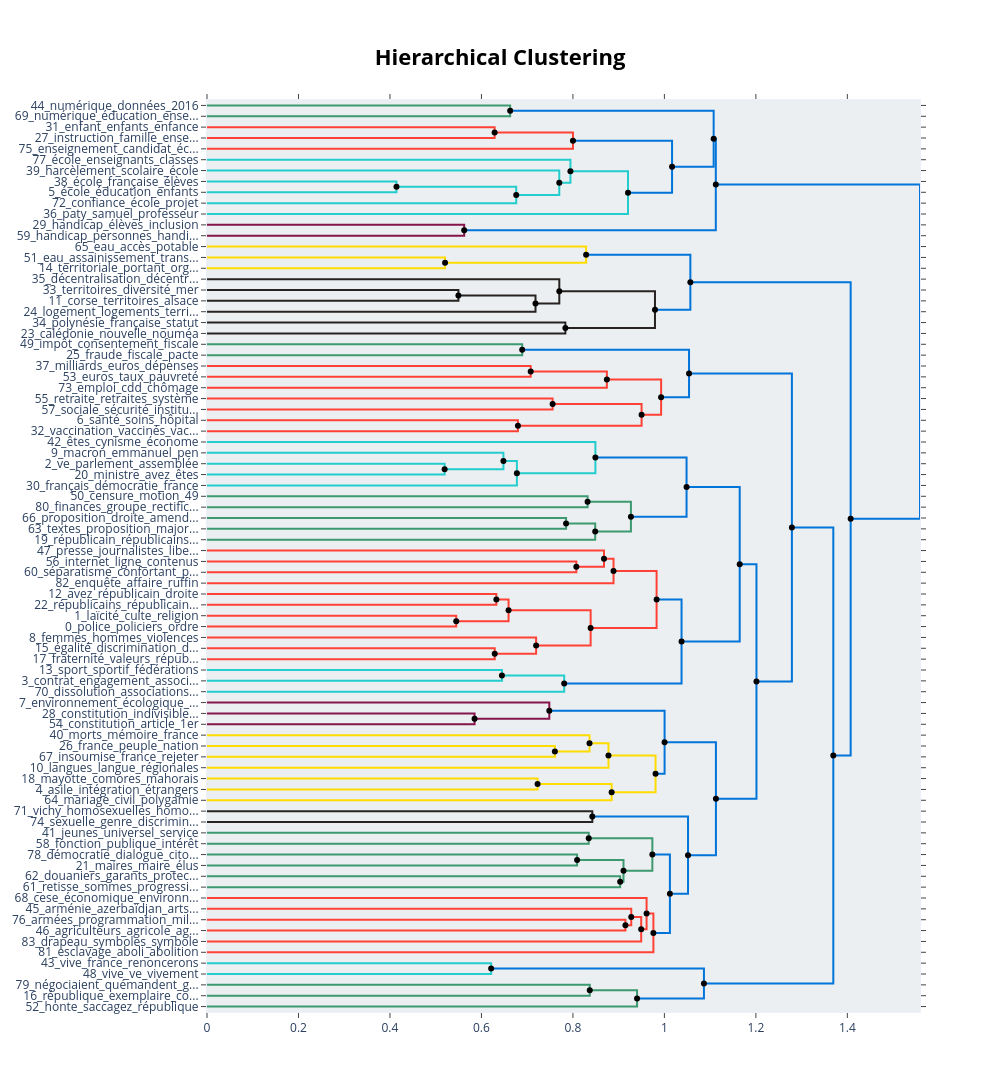

The code cell stored with this chart in its notebook:
### Code cell
fig_hierarchical = topic_model.visualize_hierarchy(
    hierarchical_topics=hierarchical_topics
)
fig_hierarchical

### Figure 1 — Plotly figure (JSON) as saved in the notebook; plotly's stock layout.template omitted (floating-point values rounded to 4 significant figures)
{"data": [{"hoverinfo": "text", "marker": {"color": "rgb(61,153,112)"}, "mode": "lines", "text": ["numérique_données_2016_personnelles_portabilité", "", "", "numérique_éducation_enseignement_code_école"], "type": "scatter", "x": [0.0, 0.6628, 0.6628, 0.0], "xaxis": "x", "y": [-5.0, -5.0, -15.0, -15.0], "yaxis": "y"}, {"hoverinfo": "text", "marker": {"color": "rgb(255,65,54)"}, "mode": "lines", "text": ["enfant_enfants_enfance_protection_parents", "", "", "instruction_famille_enseignement_enfant_parents"], "type": "scatter", "x": [0.0, 0.6288, 0.6288, 0.0], "xaxis": "x", "y": [-25.0, -25.0, -35.0, -35.0], "yaxis": "y"}, {"hoverinfo": "text", "marker": {"color": "rgb(255,65,54)"}, "mode": "lines", "text": ["enfant_famille_enfants_instruction_parents", "", "", "enseignement_candidat_école_éducation_choisir"], "type": "scatter", "x": [0.6288, 0.8001, 0.8001, 0.0], "xaxis": "x", "y": [-30.0, -30.0, -45.0, -45.0], "yaxis": "y"}, {"hoverinfo": "text", "marker": {"color": "rgb(35,205,205)"}, "mode": "lines", "text": ["école_française_élèves_enseignement_france", "", "", "école_éducation_enfants_élèves_scolaire"], "type": "scatter", "x": [0.0, 0.4143, 0.4143, 0.0], "xaxis": "x", "y": [-75.0, -75.0, -85.0, -85.0], "yaxis": "y"}, {"hoverinfo": "text", "marker": {"color": "rgb(35,205,205)"}, "mode": "lines", "text": ["école_éducation_élèves_enfants_scolaire", "", "", "confiance_école_projet_promesse_élèves"], "type": "scatter", "x": [0.4143, 0.6761, 0.6761, 0.0], "xaxis": "x", "y": [-80.0, -80.0, -95.0, -95.0], "yaxis": "y"}, {"hoverinfo": "text", "marker": {"color": "rgb(35,205,205)"}, "mode": "lines", "text": ["harcèlement_scolaire_école_établissements_enseignants", "", "", "école_éducation_élèves_enfants_scolaire"], "type": "scatter", "x": [0.0, 0.7702, 0.7702, 0.6761], "xaxis": "x", "y": [-65.0, -65.0, -87.5, -87.5], "yaxis": "y"}, {"hoverinfo": "text", "marker": {"color": "rgb(35,205,205)"}, "mode": "lines", "text": ["école_enseignants_classes_éducation_marseille", "", "", "école_éducation_scolaire_élèves_enfants"], "type": "scatter", "x": [0.0, 0.7946, 0.7946, 0.7702], "xaxis": "x", "y": [-55.0, -55.0, -76.25, -76.25], "yaxis": "y"}, {"hoverinfo": "text", "marker": {"color": "rgb(35,205,205)"}, "mode": "lines", "text": ["école_éducation_scolaire_élèves_enfants", "", "", "paty_samuel_professeur_hommage_assassinat"], "type": "scatter", "x": [0.7946, 0.9204, 0.9204, 0.0], "xaxis": "x", "y": [-65.62, -65.62, -105.0, -105.0], "yaxis": "y"}, {"hoverinfo": "text", "marker": {"color": "rgb(0,116,217)"}, "mode": "lines", "text": ["enfant_enfants_famille_instruction_parents", "", "", "école_éducation_élèves_scolaire_enseignants"], "type": "scatter", "x": [0.8001, 1.017, 1.017, 0.9204], "xaxis": "x", "y": [-37.5, -37.5, -85.31, -85.31], "yaxis": "y"}, {"hoverinfo": "text", "marker": {"color": "rgb(0,116,217)"}, "mode": "lines", "text": ["numérique_données_2016_loi_personnelles", "", "", "école_enfants_éducation_scolaire_enseignement"], "type": "scatter", "x": [0.6628, 1.108, 1.108, 1.017], "xaxis": "x", "y": [-10.0, -10.0, -61.41, -61.41], "yaxis": "y"}, {"hoverinfo": "text", "marker": {"color": "rgb(133,20,75)"}, "mode": "lines", "text": ["handicap_élèves_inclusion_école_situation", "", "", "handicap_personnes_handicapées_situation_accessibilité"], "type": "scatter", "x": [0.0, 0.5623, 0.5623, 0.0], "xaxis": "x", "y": [-115.0, -115.0, -125.0, -125.0], "yaxis": "y"}, {"hoverinfo": "text", "marker": {"color": "rgb(0,116,217)"}, "mode": "lines", "text": ["école_enfants_éducation_enseignement_scolaire", "", "", "handicap_élèves_situation_inclusion_école"], "type": "scatter", "x": [1.108, 1.112, 1.112, 0.5623], "xaxis": "x", "y": [-35.7, -35.7, -120.0, -120.0], "yaxis": "y"}, {"hoverinfo": "text", "marker": {"color": "rgb(255,220,0)"}, "mode": "lines", "text": ["eau_assainissement_transfert_compétences_communautés", "", "", "territoriale_portant_organisation_nouvelle_loi"], "type": "scatter", "x": [0.0, 0.5205, 0.5205, 0.0], "xaxis": "x", "y": [-145.0, -145.0, -155.0, -155.0], "yaxis": "y"}, {"hoverinfo": "text", "marker": {"color": "rgb(255,220,0)"}, "mode": "lines", "text": ["eau_accès_potable_guadeloupe_ressource", "", "", "territoriale_portant_organisation_nouvelle_loi"], "type": "scatter", "x": [0.0, 0.8289, 0.8289, 0.5205], "xaxis": "x", "y": [-135.0, -135.0, -150.0, -150.0], "yaxis": "y"}, {"hoverinfo": "text", "marker": {"color": "rgb(40,35,35)"}, "mode": "lines", "text": ["territoires_diversité_mer_spécificités_différenciation", "", "", "corse_territoires_alsace_mer_france"], "type": "scatter", "x": [0.0, 0.5497, 0.5497, 0.0], "xaxis": "x", "y": [-175.0, -175.0, -185.0, -185.0], "yaxis": "y"}, {"hoverinfo": "text", "marker": {"color": "rgb(40,35,35)"}, "mode": "lines", "text": ["territoires_corse_mer_différenciation_territoire", "", "", "logement_logements_territoires_quartiers_sru"], "type": "scatter", "x": [0.5497, 0.7182, 0.7182, 0.0], "xaxis": "x", "y": [-180.0, -180.0, -195.0, -195.0], "yaxis": "y"}, {"hoverinfo": "text", "marker": {"color": "rgb(40,35,35)"}, "mode": "lines", "text": ["décentralisation_décentralisée_organisation_déconcentration_territoires", "", "", "territoires_logement_corse_mer_territoire"], "type": "scatter", "x": [0.0, 0.7703, 0.7703, 0.7182], "xaxis": "x", "y": [-165.0, -165.0, -187.5, -187.5], "yaxis": "y"}, {"hoverinfo": "text", "marker": {"color": "rgb(40,35,35)"}, "mode": "lines", "text": ["polynésie_française_statut_ordonnance_calédonie", "", "", "calédonie_nouvelle_nouméa_calédoniens_accord"], "type": "scatter", "x": [0.0, 0.7835, 0.7835, 0.0], "xaxis": "x", "y": [-205.0, -205.0, -215.0, -215.0], "yaxis": "y"}, {"hoverinfo": "text", "marker": {"color": "rgb(40,35,35)"}, "mode": "lines", "text": ["territoires_décentralisation_différenciation_logement_corse", "", "", "calédonie_polynésie_nouvelle_française_nouméa"], "type": "scatter", "x": [0.7703, 0.9794, 0.9794, 0.7835], "xaxis": "x", "y": [-176.2, -176.2, -210.0, -210.0], "yaxis": "y"}, {"hoverinfo": "text", "marker": {"color": "rgb(0,116,217)"}, "mode": "lines", "text": ["territoriale_portant_organisation_eau_nouvelle", "", "", "calédonie_territoires_nouvelle_polynésie_territoire"], "type": "scatter", "x": [0.8289, 1.057, 1.057, 0.9794], "xaxis": "x", "y": [-142.5, -142.5, -193.1, -193.1], "yaxis": "y"}, {"hoverinfo": "text", "marker": {"color": "rgb(61,153,112)"}, "mode": "lines", "text": ["impôt_consentement_fiscale_fiscalité_contribution", "", "", "fraude_fiscale_pacte_évasion_contre"], "type": "scatter", "x": [0.0, 0.6891, 0.6891, 0.0], "xaxis": "x", "y": [-225.0, -225.0, -235.0, -235.0], "yaxis": "y"}, {"hoverinfo": "text", "marker": {"color": "rgb(255,65,54)"}, "mode": "lines", "text": ["milliards_euros_dépenses_budget_dette", "", "", "euros_taux_pauvreté_50_chômage"], "type": "scatter", "x": [0.0, 0.7077, 0.7077, 0.0], "xaxis": "x", "y": [-245.0, -245.0, -255.0, -255.0], "yaxis": "y"}, {"hoverinfo": "text", "marker": {"color": "rgb(255,65,54)"}, "mode": "lines", "text": ["milliards_euros_dépenses_budget_baisse", "", "", "emploi_cdd_chômage_durée_embaucher"], "type": "scatter", "x": [0.7077, 0.8742, 0.8742, 0.0], "xaxis": "x", "y": [-250.0, -250.0, -265.0, -265.0], "yaxis": "y"}, {"hoverinfo": "text", "marker": {"color": "rgb(255,65,54)"}, "mode": "lines", "text": ["retraite_retraites_système_retraités_pension", "", "", "sociale_sécurité_institution_emblématique_risques"], "type": "scatter", "x": [0.0, 0.7556, 0.7556, 0.0], "xaxis": "x", "y": [-275.0, -275.0, -285.0, -285.0], "yaxis": "y"}, {"hoverinfo": "text", "marker": {"color": "rgb(255,65,54)"}, "mode": "lines", "text": ["santé_soins_hôpital_sanitaire_médecins", "", "", "vaccination_vaccinés_vaccinale_soignants_passe"], "type": "scatter", "x": [0.0, 0.6798, 0.6798, 0.0], "xaxis": "x", "y": [-295.0, -295.0, -305.0, -305.0], "yaxis": "y"}, {"hoverinfo": "text", "marker": {"color": "rgb(255,65,54)"}, "mode": "lines", "text": ["sociale_sécurité_retraite_retraites_institution", "", "", "santé_soins_sanitaire_vaccination_hôpital"], "type": "scatter", "x": [0.7556, 0.9501, 0.9501, 0.6798], "xaxis": "x", "y": [-280.0, -280.0, -300.0, -300.0], "yaxis": "y"}, {"hoverinfo": "text", "marker": {"color": "rgb(255,65,54)"}, "mode": "lines", "text": ["euros_milliards_dépenses_budget_baisse", "", "", "santé_soins_sanitaire_sociale_vaccination"], "type": "scatter", "x": [0.8742, 0.9928, 0.9928, 0.9501], "xaxis": "x", "y": [-257.5, -257.5, -290.0, -290.0], "yaxis": "y"}, {"hoverinfo": "text", "marker": {"color": "rgb(0,116,217)"}, "mode": "lines", "text": ["fraude_impôt_fiscale_évasion_pacte", "", "", "santé_soins_sociale_sanitaire_euros"], "type": "scatter", "x": [0.6891, 1.054, 1.054, 0.9928], "xaxis": "x", "y": [-230.0, -230.0, -273.8, -273.8], "yaxis": "y"}, {"hoverinfo": "text", "marker": {"color": "rgb(35,205,205)"}, "mode": "lines", "text": ["ve_parlement_assemblée_démocratie_république", "", "", "ministre_avez_êtes_parlement_monsieur"], "type": "scatter", "x": [0.0, 0.5196, 0.5196, 0.0], "xaxis": "x", "y": [-335.0, -335.0, -345.0, -345.0], "yaxis": "y"}, {"hoverinfo": "text", "marker": {"color": "rgb(35,205,205)"}, "mode": "lines", "text": ["macron_emmanuel_pen_droite_ve", "", "", "ve_parlement_assemblée_démocratie_république"], "type": "scatter", "x": [0.0, 0.6481, 0.6481, 0.5196], "xaxis": "x", "y": [-325.0, -325.0, -340.0, -340.0], "yaxis": "y"}, {"hoverinfo": "text", "marker": {"color": "rgb(35,205,205)"}, "mode": "lines", "text": ["ve_parlement_assemblée_démocratie_république", "", "", "français_démocratie_france_débat_populisme"], "type": "scatter", "x": [0.6481, 0.6775, 0.6775, 0.0], "xaxis": "x", "y": [-332.5, -332.5, -355.0, -355.0], "yaxis": "y"}, {"hoverinfo": "text", "marker": {"color": "rgb(35,205,205)"}, "mode": "lines", "text": ["êtes_cynisme_économe_apparent_pays", "", "", "ve_parlement_assemblée_démocratie_république"], "type": "scatter", "x": [0.0, 0.8492, 0.8492, 0.6775], "xaxis": "x", "y": [-315.0, -315.0, -343.8, -343.8], "yaxis": "y"}, {"hoverinfo": "text", "marker": {"color": "rgb(61,153,112)"}, "mode": "lines", "text": ["censure_motion_49_motions_gouvernement", "", "", "finances_groupe_rectificative_projet_40"], "type": "scatter", "x": [0.0, 0.8321, 0.8321, 0.0], "xaxis": "x", "y": [-365.0, -365.0, -375.0, -375.0], "yaxis": "y"}, {"hoverinfo": "text", "marker": {"color": "rgb(61,153,112)"}, "mode": "lines", "text": ["proposition_droite_amendement_loi_vis", "", "", "textes_proposition_majorité_espère_pieux"], "type": "scatter", "x": [0.0, 0.7851, 0.7851, 0.0], "xaxis": "x", "y": [-385.0, -385.0, -395.0, -395.0], "yaxis": "y"}, {"hoverinfo": "text", "marker": {"color": "rgb(61,153,112)"}, "mode": "lines", "text": ["proposition_textes_républicains_majorité_texte", "", "", "républicain_républicains_arc_grâce_mettrais"], "type": "scatter", "x": [0.7851, 0.8488, 0.8488, 0.0], "xaxis": "x", "y": [-390.0, -390.0, -405.0, -405.0], "yaxis": "y"}, {"hoverinfo": "text", "marker": {"color": "rgb(61,153,112)"}, "mode": "lines", "text": ["censure_motion_finances_groupe_ve", "", "", "républicains_républicain_arc_républicaine_proposition"], "type": "scatter", "x": [0.8321, 0.9268, 0.9268, 0.8488], "xaxis": "x", "y": [-370.0, -370.0, -397.5, -397.5], "yaxis": "y"}, {"hoverinfo": "text", "marker": {"color": "rgb(0,116,217)"}, "mode": "lines", "text": ["ve_parlement_démocratie_assemblée_république", "", "", "censure_motion_républicains_républicain_arc"], "type": "scatter", "x": [0.8492, 1.048, 1.048, 0.9268], "xaxis": "x", "y": [-329.4, -329.4, -383.8, -383.8], "yaxis": "y"}, {"hoverinfo": "text", "marker": {"color": "rgb(255,65,54)"}, "mode": "lines", "text": ["internet_ligne_contenus_haine_numérique", "", "", "séparatisme_confortant_projet_loi_principes"], "type": "scatter", "x": [0.0, 0.8075, 0.8075, 0.0], "xaxis": "x", "y": [-425.0, -425.0, -435.0, -435.0], "yaxis": "y"}, {"hoverinfo": "text", "marker": {"color": "rgb(255,65,54)"}, "mode": "lines", "text": ["presse_journalistes_liberté_information_informer", "", "", "internet_séparatisme_contre_confortant_ligne"], "type": "scatter", "x": [0.0, 0.868, 0.868, 0.8075], "xaxis": "x", "y": [-415.0, -415.0, -430.0, -430.0], "yaxis": "y"}, {"hoverinfo": "text", "marker": {"color": "rgb(255,65,54)"}, "mode": "lines", "text": ["presse_journalistes_liberté_internet_loi", "", "", "enquête_affaire_ruffin_judiciaire_jugement"], "type": "scatter", "x": [0.868, 0.8888, 0.8888, 0.0], "xaxis": "x", "y": [-422.5, -422.5, -445.0, -445.0], "yaxis": "y"}, {"hoverinfo": "text", "marker": {"color": "rgb(255,65,54)"}, "mode": "lines", "text": ["avez_républicain_droite_extrême_républicains", "", "", "républicains_républicaine_reconquête_républicaines_principes"], "type": "scatter", "x": [0.0, 0.6326, 0.6326, 0.0], "xaxis": "x", "y": [-455.0, -455.0, -465.0, -465.0], "yaxis": "y"}, {"hoverinfo": "text", "marker": {"color": "rgb(255,65,54)"}, "mode": "lines", "text": ["laïcité_culte_religion_contre_1905", "", "", "police_policiers_ordre_forces_sécurité"], "type": "scatter", "x": [0.0, 0.5449, 0.5449, 0.0], "xaxis": "x", "y": [-475.0, -475.0, -485.0, -485.0], "yaxis": "y"}, {"hoverinfo": "text", "marker": {"color": "rgb(255,65,54)"}, "mode": "lines", "text": ["républicains_républicain_républicaine_avez_droite", "", "", "police_policiers_laïcité_ordre_contre"], "type": "scatter", "x": [0.6326, 0.6593, 0.6593, 0.5449], "xaxis": "x", "y": [-460.0, -460.0, -480.0, -480.0], "yaxis": "y"}, {"hoverinfo": "text", "marker": {"color": "rgb(255,65,54)"}, "mode": "lines", "text": ["égalité_discrimination_droits_républicaine_fraternité", "", "", "fraternité_valeurs_république_unité_nation"], "type": "scatter", "x": [0.0, 0.6291, 0.6291, 0.0], "xaxis": "x", "y": [-505.0, -505.0, -515.0, -515.0], "yaxis": "y"}, {"hoverinfo": "text", "marker": {"color": "rgb(255,65,54)"}, "mode": "lines", "text": ["femmes_hommes_violences_égalité_ivg", "", "", "égalité_fraternité_devise_discrimination_liberté"], "type": "scatter", "x": [0.0, 0.7195, 0.7195, 0.6291], "xaxis": "x", "y": [-495.0, -495.0, -510.0, -510.0], "yaxis": "y"}, {"hoverinfo": "text", "marker": {"color": "rgb(255,65,54)"}, "mode": "lines", "text": ["police_policiers_laïcité_ordre_contre", "", "", "femmes_égalité_hommes_droits_violences"], "type": "scatter", "x": [0.6593, 0.8388, 0.8388, 0.7195], "xaxis": "x", "y": [-470.0, -470.0, -502.5, -502.5], "yaxis": "y"}, {"hoverinfo": "text", "marker": {"color": "rgb(255,65,54)"}, "mode": "lines", "text": ["presse_journalistes_liberté_internet_loi", "", "", "police_policiers_laïcité_contre_ordre"], "type": "scatter", "x": [0.8888, 0.983, 0.983, 0.8388], "xaxis": "x", "y": [-433.8, -433.8, -486.2, -486.2], "yaxis": "y"}, {"hoverinfo": "text", "marker": {"color": "rgb(35,205,205)"}, "mode": "lines", "text": ["sport_sportif_fédérations_sportives_sportifs", "", "", "contrat_engagement_associations_républicain_association"], "type": "scatter", "x": [0.0, 0.6449, 0.6449, 0.0], "xaxis": "x", "y": [-525.0, -525.0, -535.0, -535.0], "yaxis": "y"}, {"hoverinfo": "text", "marker": {"color": "rgb(35,205,205)"}, "mode": "lines", "text": ["contrat_engagement_associations_sport_républicain", "", "", "dissolution_associations_atteinte_association_minimales"], "type": "scatter", "x": [0.6449, 0.781, 0.781, 0.0], "xaxis": "x", "y": [-530.0, -530.0, -545.0, -545.0], "yaxis": "y"}, {"hoverinfo": "text", "marker": {"color": "rgb(0,116,217)"}, "mode": "lines", "text": ["police_policiers_contre_laïcité_république", "", "", "contrat_engagement_associations_sport_républicain"], "type": "scatter", "x": [0.983, 1.038, 1.038, 0.781], "xaxis": "x", "y": [-460.0, -460.0, -537.5, -537.5], "yaxis": "y"}, {"hoverinfo": "text", "marker": {"color": "rgb(0,116,217)"}, "mode": "lines", "text": ["ve_parlement_assemblée_démocratie_république", "", "", "police_républicain_qu_contrat_associations"], "type": "scatter", "x": [1.048, 1.165, 1.165, 1.038], "xaxis": "x", "y": [-356.6, -356.6, -498.8, -498.8], "yaxis": "y"}, {"hoverinfo": "text", "marker": {"color": "rgb(133,20,75)"}, "mode": "lines", "text": ["constitution_indivisible_article_1er_laïque", "", "", "constitution_article_1er_constitutionnelle_prévaloir"], "type": "scatter", "x": [0.0, 0.585, 0.585, 0.0], "xaxis": "x", "y": [-565.0, -565.0, -575.0, -575.0], "yaxis": "y"}, {"hoverinfo": "text", "marker": {"color": "rgb(133,20,75)"}, "mode": "lines", "text": ["environnement_écologique_préservation_climatique_climat", "", "", "constitution_article_1er_indivisible_laïque"], "type": "scatter", "x": [0.0, 0.7484, 0.7484, 0.585], "xaxis": "x", "y": [-555.0, -555.0, -570.0, -570.0], "yaxis": "y"}, {"hoverinfo": "text", "marker": {"color": "rgb(255,220,0)"}, "mode": "lines", "text": ["france_peuple_nation_français_diversité", "", "", "insoumise_france_rejeter_peuple_nions"], "type": "scatter", "x": [0.0, 0.7606, 0.7606, 0.0], "xaxis": "x", "y": [-595.0, -595.0, -605.0, -605.0], "yaxis": "y"}, {"hoverinfo": "text", "marker": {"color": "rgb(255,220,0)"}, "mode": "lines", "text": ["morts_mémoire_france_harkis_algérie", "", "", "france_peuple_français_nation_française"], "type": "scatter", "x": [0.0, 0.8363, 0.8363, 0.7606], "xaxis": "x", "y": [-585.0, -585.0, -600.0, -600.0], "yaxis": "y"}, {"hoverinfo": "text", "marker": {"color": "rgb(255,220,0)"}, "mode": "lines", "text": ["france_peuple_français_morts_nation", "", "", "langues_langue_régionales_français_régionale"], "type": "scatter", "x": [0.8363, 0.8778, 0.8778, 0.0], "xaxis": "x", "y": [-592.5, -592.5, -615.0, -615.0], "yaxis": "y"}, {"hoverinfo": "text", "marker": {"color": "rgb(255,220,0)"}, "mode": "lines", "text": ["mayotte_comores_mahorais_territoire_situation", "", "", "asile_intégration_étrangers_immigration_accueil"], "type": "scatter", "x": [0.0, 0.7227, 0.7227, 0.0], "xaxis": "x", "y": [-625.0, -625.0, -635.0, -635.0], "yaxis": "y"}, {"hoverinfo": "text", "marker": {"color": "rgb(255,220,0)"}, "mode": "lines", "text": ["asile_mayotte_étrangers_intégration_immigration", "", "", "mariage_civil_polygamie_conjoint_époux"], "type": "scatter", "x": [0.7227, 0.8847, 0.8847, 0.0], "xaxis": "x", "y": [-630.0, -630.0, -645.0, -645.0], "yaxis": "y"}, {"hoverinfo": "text", "marker": {"color": "rgb(255,220,0)"}, "mode": "lines", "text": ["langue_langues_régionales_france_français", "", "", "asile_mayotte_étrangers_intégration_immigration"], "type": "scatter", "x": [0.8778, 0.9807, 0.9807, 0.8847], "xaxis": "x", "y": [-603.8, -603.8, -637.5, -637.5], "yaxis": "y"}, {"hoverinfo": "text", "marker": {"color": "rgb(0,116,217)"}, "mode": "lines", "text": ["environnement_constitution_écologique_article_1er", "", "", "asile_langue_langues_mayotte_france"], "type": "scatter", "x": [0.7484, 1.0, 1.0, 0.9807], "xaxis": "x", "y": [-562.5, -562.5, -620.6, -620.6], "yaxis": "y"}, {"hoverinfo": "text", "marker": {"color": "rgb(40,35,35)"}, "mode": "lines", "text": ["vichy_homosexuelles_homosexualité_1942_personnes", "", "", "sexuelle_genre_discriminations_identité_orientation"], "type": "scatter", "x": [0.0, 0.8424, 0.8424, 0.0], "xaxis": "x", "y": [-655.0, -655.0, -665.0, -665.0], "yaxis": "y"}, {"hoverinfo": "text", "marker": {"color": "rgb(61,153,112)"}, "mode": "lines", "text": ["jeunes_universel_service_snu_national", "", "", "fonction_publique_intérêt_général_statut"], "type": "scatter", "x": [0.0, 0.8346, 0.8346, 0.0], "xaxis": "x", "y": [-675.0, -675.0, -685.0, -685.0], "yaxis": "y"}, {"hoverinfo": "text", "marker": {"color": "rgb(61,153,112)"}, "mode": "lines", "text": ["démocratie_dialogue_citoyens_mandat_locale", "", "", "maires_maire_élus_locaux_commune"], "type": "scatter", "x": [0.0, 0.8092, 0.8092, 0.0], "xaxis": "x", "y": [-695.0, -695.0, -705.0, -705.0], "yaxis": "y"}, {"hoverinfo": "text", "marker": {"color": "rgb(61,153,112)"}, "mode": "lines", "text": ["douaniers_garants_protection_voulons_assurer", "", "", "retisse_sommes_progressisme_nouvel_choses"], "type": "scatter", "x": [0.0, 0.9033, 0.9033, 0.0], "xaxis": "x", "y": [-715.0, -715.0, -725.0, -725.0], "yaxis": "y"}, {"hoverinfo": "text", "marker": {"color": "rgb(61,153,112)"}, "mode": "lines", "text": ["maires_maire_élus_locaux_mandat", "", "", "douaniers_retisse_république_protection_sommes"], "type": "scatter", "x": [0.8092, 0.9106, 0.9106, 0.9033], "xaxis": "x", "y": [-700.0, -700.0, -720.0, -720.0], "yaxis": "y"}, {"hoverinfo": "text", "marker": {"color": "rgb(61,153,112)"}, "mode": "lines", "text": ["service_jeunes_universel_snu_national", "", "", "maires_maire_élus_locaux_république"], "type": "scatter", "x": [0.8346, 0.9737, 0.9737, 0.9106], "xaxis": "x", "y": [-680.0, -680.0, -710.0, -710.0], "yaxis": "y"}, {"hoverinfo": "text", "marker": {"color": "rgb(255,65,54)"}, "mode": "lines", "text": ["armées_programmation_militaire_militaires_décorations", "", "", "agriculteurs_agricole_agriculture_alimentaire_agricoles"], "type": "scatter", "x": [0.0, 0.9148, 0.9148, 0.0], "xaxis": "x", "y": [-755.0, -755.0, -765.0, -765.0], "yaxis": "y"}, {"hoverinfo": "text", "marker": {"color": "rgb(255,65,54)"}, "mode": "lines", "text": ["arménie_azerbaïdjan_artsakh_karabakh_ukraine", "", "", "agriculteurs_agricole_armées_agriculture_programmation"], "type": "scatter", "x": [0.0, 0.9275, 0.9275, 0.9148], "xaxis": "x", "y": [-745.0, -745.0, -760.0, -760.0], "yaxis": "y"}, {"hoverinfo": "text", "marker": {"color": "rgb(255,65,54)"}, "mode": "lines", "text": ["agriculteurs_arménie_agricole_azerbaïdjan_artsakh", "", "", "drapeau_symboles_symbole_veulent_lorho"], "type": "scatter", "x": [0.9275, 0.9493, 0.9493, 0.0], "xaxis": "x", "y": [-752.5, -752.5, -775.0, -775.0], "yaxis": "y"}, {"hoverinfo": "text", "marker": {"color": "rgb(255,65,54)"}, "mode": "lines", "text": ["cese_économique_environnemental_conseil_social", "", "", "agriculteurs_arménie_agricole_azerbaïdjan_artsakh"], "type": "scatter", "x": [0.0, 0.9611, 0.9611, 0.9493], "xaxis": "x", "y": [-735.0, -735.0, -763.8, -763.8], "yaxis": "y"}, {"hoverinfo": "text", "marker": {"color": "rgb(255,65,54)"}, "mode": "lines", "text": ["cese_agriculteurs_arménie_agricole_azerbaïdjan", "", "", "esclavage_aboli_abolition_crime_humanité"], "type": "scatter", "x": [0.9611, 0.976, 0.976, 0.0], "xaxis": "x", "y": [-749.4, -749.4, -785.0, -785.0], "yaxis": "y"}, {"hoverinfo": "text", "marker": {"color": "rgb(0,116,217)"}, "mode": "lines", "text": ["maires_service_maire_jeunes_universel", "", "", "cese_esclavage_agriculteurs_arménie_agricole"], "type": "scatter", "x": [0.9737, 1.012, 1.012, 0.976], "xaxis": "x", "y": [-695.0, -695.0, -767.2, -767.2], "yaxis": "y"}, {"hoverinfo": "text", "marker": {"color": "rgb(0,116,217)"}, "mode": "lines", "text": ["vichy_sexuelle_personnes_discriminations_homosexuelles", "", "", "maires_service_cese_jeunes_esclavage"], "type": "scatter", "x": [0.8424, 1.052, 1.052, 1.012], "xaxis": "x", "y": [-660.0, -660.0, -731.1, -731.1], "yaxis": "y"}, {"hoverinfo": "text", "marker": {"color": "rgb(0,116,217)"}, "mode": "lines", "text": ["langue_asile_france_langues_mayotte", "", "", "maires_service_république_cese_jeunes"], "type": "scatter", "x": [1.0, 1.113, 1.113, 1.052], "xaxis": "x", "y": [-591.6, -591.6, -695.5, -695.5], "yaxis": "y"}, {"hoverinfo": "text", "marker": {"color": "rgb(0,116,217)"}, "mode": "lines", "text": ["république_qu_républicain_police_contre", "", "", "langue_asile_france_mayotte_langues"], "type": "scatter", "x": [1.165, 1.201, 1.201, 1.113], "xaxis": "x", "y": [-427.7, -427.7, -643.6, -643.6], "yaxis": "y"}, {"hoverinfo": "text", "marker": {"color": "rgb(0,116,217)"}, "mode": "lines", "text": ["fraude_santé_sociale_soins_impôt", "", "", "république_qu_républicain_loi_contre"], "type": "scatter", "x": [1.054, 1.279, 1.279, 1.201], "xaxis": "x", "y": [-251.9, -251.9, -535.6, -535.6], "yaxis": "y"}, {"hoverinfo": "text", "marker": {"color": "rgb(35,205,205)"}, "mode": "lines", "text": ["vive_france_renoncerons_resterons_belle", "", "", "vive_ve_vivement_vie_république"], "type": "scatter", "x": [0.0, 0.6212, 0.6212, 0.0], "xaxis": "x", "y": [-795.0, -795.0, -805.0, -805.0], "yaxis": "y"}, {"hoverinfo": "text", "marker": {"color": "rgb(61,153,112)"}, "mode": "lines", "text": ["négociaient_quémandent_gâtés_mélenchon_croyais", "", "", "république_exemplaire_copains_marche_marron"], "type": "scatter", "x": [0.0, 0.8369, 0.8369, 0.0], "xaxis": "x", "y": [-815.0, -815.0, -825.0, -825.0], "yaxis": "y"}, {"hoverinfo": "text", "marker": {"color": "rgb(61,153,112)"}, "mode": "lines", "text": ["république_copains_exemplaire_marche_marron", "", "", "honte_saccagez_république_êtes_benalla"], "type": "scatter", "x": [0.8369, 0.9403, 0.9403, 0.0], "xaxis": "x", "y": [-820.0, -820.0, -835.0, -835.0], "yaxis": "y"}, {"hoverinfo": "text", "marker": {"color": "rgb(0,116,217)"}, "mode": "lines", "text": ["vive_france_renoncerons_république_resterons", "", "", "république_honte_exemplaire_copains_êtes"], "type": "scatter", "x": [0.6212, 1.086, 1.086, 0.9403], "xaxis": "x", "y": [-800.0, -800.0, -827.5, -827.5], "yaxis": "y"}, {"hoverinfo": "text", "marker": {"color": "rgb(0,116,217)"}, "mode": "lines", "text": ["république_qu_républicain_contre_loi", "", "", "vive_république_france_honte_exemplaire"], "type": "scatter", "x": [1.279, 1.369, 1.369, 1.086], "xaxis": "x", "y": [-393.7, -393.7, -813.8, -813.8], "yaxis": "y"}, {"hoverinfo": "text", "marker": {"color": "rgb(0,116,217)"}, "mode": "lines", "text": ["nouvelle_territoriale_organisation_territoires_portant", "", "", "république_qu_républicain_contre_loi"], "type": "scatter", "x": [1.057, 1.407, 1.407, 1.369], "xaxis": "x", "y": [-167.8, -167.8, -603.7, -603.7], "yaxis": "y"}, {"hoverinfo": "text", "marker": {"color": "rgb(0,116,217)"}, "mode": "lines", "text": ["école_enfants_élèves_éducation_scolaire", "", "", "république_qu_loi_républicain_contre"], "type": "scatter", "x": [1.112, 1.559, 1.559, 1.407], "xaxis": "x", "y": [-77.85, -77.85, -385.8, -385.8], "yaxis": "y"}, {"hoverinfo": "text", "hovertext": ["enfant_famille_enfants_instruction_parents", "école_éducation_élèves_enfants_scolaire", "école_éducation_scolaire_élèves_enfants", "enfant_enfants_famille_instruction_parents", "numérique_données_2016_loi_personnelles", "école_enfants_éducation_enseignement_scolaire", "territoires_corse_mer_différenciation_territoire", "territoires_décentralisation_différenciation_logement_corse", "territoriale_portant_organisation_eau_nouvelle", "milliards_euros_dépenses_budget_baisse", "sociale_sécurité_retraite_retraites_institution", "euros_milliards_dépenses_budget_baisse", "fraude_impôt_fiscale_évasion_pacte", "ve_parlement_assemblée_démocratie_république", "proposition_textes_républicains_majorité_texte", "censure_motion_finances_groupe_ve", "ve_parlement_démocratie_assemblée_république", "presse_journalistes_liberté_internet_loi", "républicains_républicain_républicaine_avez_droite", "police_policiers_laïcité_ordre_contre", "presse_journalistes_liberté_internet_loi", "contrat_engagement_associations_sport_républicain", "police_policiers_contre_laïcité_république", "ve_parlement_assemblée_démocratie_république", "france_peuple_français_morts_nation", "asile_mayotte_étrangers_intégration_immigration", "langue_langues_régionales_france_français", "environnement_constitution_écologique_article_1er", "maires_maire_élus_locaux_mandat", "service_jeunes_universel_snu_national", "agriculteurs_arménie_agricole_azerbaïdjan_artsakh", "cese_agriculteurs_arménie_agricole_azerbaïdjan", "maires_service_maire_jeunes_universel", "vichy_sexuelle_personnes_discriminations_homosexuelles", "langue_asile_france_langues_mayotte", "république_qu_républicain_police_contre", "fraude_santé_sociale_soins_impôt", "république_copains_exemplaire_marche_marron", "vive_france_renoncerons_république_resterons", "république_qu_républicain_contre_loi", "nouvelle_territoriale_organisation_territoires_portant", "école_enfants_élèves_éducation_scolaire"], "marker": {"color": "black"}, "mode": "markers", "showlegend": false, "type": "scatter", "x": [0.6288, 0.4143, 0.7946, 0.8001, 0.6628, 1.108, 0.5497, 0.7703, 0.8289, 0.7077, 0.7556, 0.8742, 0.6891, 0.6481, 0.7851, 0.8321, 0.8492, 0.868, 0.6326, 0.6593, 0.8888, 0.6449, 0.983, 1.048, 0.8363, 0.7227, 0.8778, 0.7484, 0.8092, 0.8346, 0.9275, 0.9611, 0.9737, 0.8424, 1.0, 1.165, 1.054, 0.8369, 0.6212, 1.279, 1.057, 1.112], "y": [-30, -80, -65.62, -37.5, -10, -35.7, -180, -176.2, -142.5, -250, -280, -257.5, -230, -332.5, -390, -370, -329.4, -422.5, -460, -470, -433.8, -530, -460, -356.6, -592.5, -630, -603.8, -562.5, -700, -680, -752.5, -749.4, -695, -660, -591.6, -427.7, -251.9, -820, -800, -393.7, -167.8, -77.85]}, {"hoverinfo": "text", "hovertext": ["école_éducation_élèves_enfants_scolaire", "école_éducation_scolaire_élèves_enfants", "école_éducation_élèves_scolaire_enseignants", "école_enfants_éducation_scolaire_enseignement", "handicap_élèves_situation_inclusion_école", "territoriale_portant_organisation_nouvelle_loi", "territoires_logement_corse_mer_territoire", "calédonie_polynésie_nouvelle_française_nouméa", "calédonie_territoires_nouvelle_polynésie_territoire", "santé_soins_sanitaire_vaccination_hôpital", "santé_soins_sanitaire_sociale_vaccination", "santé_soins_sociale_sanitaire_euros", "ve_parlement_assemblée_démocratie_république", "ve_parlement_assemblée_démocratie_république", "républicains_républicain_arc_républicaine_proposition", "censure_motion_républicains_républicain_arc", "internet_séparatisme_contre_confortant_ligne", "police_policiers_laïcité_ordre_contre", "égalité_fraternité_devise_discrimination_liberté", "femmes_égalité_hommes_droits_violences", "police_policiers_laïcité_contre_ordre", "contrat_engagement_associations_sport_républicain", "police_républicain_qu_contrat_associations", "constitution_article_1er_indivisible_laïque", "france_peuple_français_nation_française", "asile_mayotte_étrangers_intégration_immigration", "asile_langue_langues_mayotte_france", "douaniers_retisse_république_protection_sommes", "maires_maire_élus_locaux_république", "agriculteurs_agricole_armées_agriculture_programmation", "agriculteurs_arménie_agricole_azerbaïdjan_artsakh", "cese_esclavage_agriculteurs_arménie_agricole", "maires_service_cese_jeunes_esclavage", "maires_service_république_cese_jeunes", "langue_asile_france_mayotte_langues", "république_qu_républicain_loi_contre", "république_honte_exemplaire_copains_êtes", "vive_république_france_honte_exemplaire", "république_qu_républicain_contre_loi", "république_qu_loi_républicain_contre"], "marker": {"color": "black"}, "mode": "markers", "showlegend": false, "type": "scatter", "x": [0.6761, 0.7702, 0.9204, 1.017, 0.5623, 0.5205, 0.7182, 0.7835, 0.9794, 0.6798, 0.9501, 0.9928, 0.5196, 0.6775, 0.8488, 0.9268, 0.8075, 0.5449, 0.6291, 0.7195, 0.8388, 0.781, 1.038, 0.585, 0.7606, 0.8847, 0.9807, 0.9033, 0.9106, 0.9148, 0.9493, 0.976, 1.012, 1.052, 1.113, 1.201, 0.9403, 1.086, 1.369, 1.407], "y": [-87.5, -76.25, -85.31, -61.41, -120, -150, -187.5, -210, -193.1, -300, -290, -273.8, -340, -343.8, -397.5, -383.8, -430, -480, -510, -502.5, -486.2, -537.5, -498.8, -570, -600, -637.5, -620.6, -720, -710, -760, -763.8, -767.2, -731.1, -695.5, -643.6, -535.6, -827.5, -813.8, -603.7, -385.8]}], "layout": {"autosize": false, "height": 1460, "hoverlabel": {"bgcolor": "white", "font": {"family": "Rockwell", "size": 16}}, "hovermode": "closest", "plot_bgcolor": "#ECEFF1", "showlegend": false, "title": {"font": {"color": "Black", "size": 22}, "text": "<b>Hierarchical Clustering</b>", "x": 0.5, "xanchor": "center", "yanchor": "top"}, "width": 1000, "xaxis": {"mirror": "allticks", "rangemode": "tozero", "showgrid": false, "showline": true, "showticklabels": true, "ticks": "outside", "type": "linear", "zeroline": false}, "yaxis": {"mirror": "allticks", "range": [-840, 0], "rangemode": "tozero", "showgrid": false, "showline": true, "showticklabels": true, "tickmode": "array", "ticks": "outside", "ticktext": ["44_numérique_données_2016", "69_numérique_éducation_ense...", "31_enfant_enfants_enfance", "27_instruction_famille_ense...", "75_enseignement_candidat_éc...", "77_école_enseignants_classes", "39_harcèlement_scolaire_école", "38_école_française_élèves", "5_école_éducation_enfants", "72_confiance_école_projet", "36_paty_samuel_professeur", "29_handicap_élèves_inclusion", "59_handicap_personnes_handi...", "65_eau_accès_potable", "51_eau_assainissement_trans...", "14_territoriale_portant_org...", "35_décentralisation_décentr...", "33_territoires_diversité_mer", "11_corse_territoires_alsace", "24_logement_logements_terri...", "34_polynésie_française_statut", "23_calédonie_nouvelle_nouméa", "49_impôt_consentement_fiscale", "25_fraude_fiscale_pacte", "37_milliards_euros_dépenses", "53_euros_taux_pauvreté", "73_emploi_cdd_chômage", "55_retraite_retraites_système", "57_sociale_sécurité_institu...", "6_santé_soins_hôpital", "32_vaccination_vaccinés_vac...", "42_êtes_cynisme_économe", "9_macron_emmanuel_pen", "2_ve_parlement_assemblée", "20_ministre_avez_êtes", "30_français_démocratie_france", "50_censure_motion_49", "80_finances_groupe_rectific...", "66_proposition_droite_amend...", "63_textes_proposition_major...", "19_républicain_républicains...", "47_presse_journalistes_libe...", "56_internet_ligne_contenus", "60_séparatisme_confortant_p...", "82_enquête_affaire_ruffin", "12_avez_républicain_droite", "22_républicains_républicain...", "1_laïcité_culte_religion", "0_police_policiers_ordre", "8_femmes_hommes_violences", "15_égalité_discrimination_d...", "17_fraternité_valeurs_répub...", "13_sport_sportif_fédérations", "3_contrat_engagement_associ...", "70_dissolution_associations...", "7_environnement_écologique_...", "28_constitution_indivisible...", "54_constitution_article_1er", "40_morts_mémoire_france", "26_france_peuple_nation", "67_insoumise_france_rejeter", "10_langues_langue_régionales", "18_mayotte_comores_mahorais", "4_asile_intégration_étrangers", "64_mariage_civil_polygamie", "71_vichy_homosexuelles_homo...", "74_sexuelle_genre_discrimin...", "41_jeunes_universel_service", "58_fonction_publique_intérêt", "78_démocratie_dialogue_cito...", "21_maires_maire_élus", "62_douaniers_garants_protec...", "61_retisse_sommes_progressi...", "68_cese_économique_environn...", "45_arménie_azerbaïdjan_arts...", "76_armées_programmation_mil...", "46_agriculteurs_agricole_ag...", "83_drapeau_symboles_symbole", "81_esclavage_aboli_abolition", "43_vive_france_renoncerons", "48_vive_ve_vivement", "79_négociaient_quémandent_g...", "16_république_exemplaire_co...", "52_honte_saccagez_république"], "tickvals": [-5, -15, -25, -35, -45, -55, -65, -75, -85, -95, -105, -115, -125, -135, -145, -155, -165, -175, -185, -195, -205, -215, -225, -235, -245, -255, -265, -275, -285, -295, -305, -315, -325, -335, -345, -355, -365, -375, -385, -395, -405, -415, -425, -435, -445, -455, -465, -475, -485, -495, -505, -515, -525, -535, -545, -555, -565, -575, -585, -595, -605, -615, -625, -635, -645, -655, -665, -675, -685, -695, -705, -715, -725, -735, -745, -755, -765, -775, -785, -795, -805, -815, -825, -835], "type": "linear", "zeroline": false}}}
